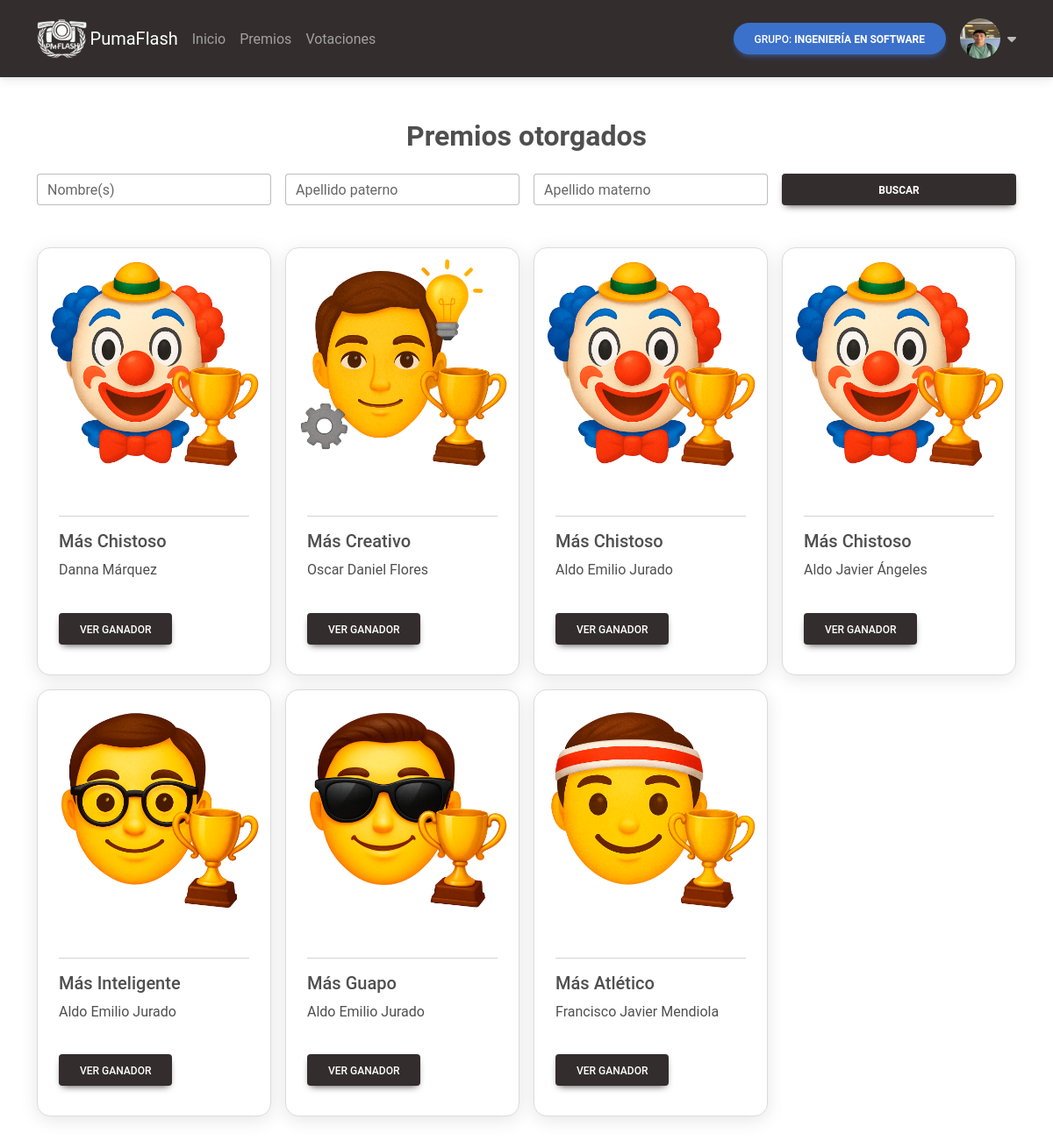
/awards/QEVH8R (signed in), run on the app's committed database.
### APP/models.py (models this page shows, shortened)
class Group(models.Model):
    id_group = models.AutoField(primary_key=True)
    id_admin = models.ForeignKey(User, on_delete=models.CASCADE)
    code = models.CharField(max_length=6, unique=True)
    group_name = models.CharField(max_length=50)
    img_url = models.ImageField(
        upload_to='img/grupos', default='img/grupos/default.png')

class User(AbstractUser):
    username = models.CharField(max_length=50, unique=False)
    email = models.EmailField(max_length=80, unique=True)
    img_url = models.ImageField(
        upload_to='img/usuarios', default='img/usuarios/default.png')
    USERNAME_FIELD = 'email'
    REQUIRED_FIELDS = ['username', 'first_name',
                       'last_name', 'password', 'is_staff']

class Award(models.Model):
    id_award = models.AutoField(primary_key=True)
    id_winner = models.ForeignKey(
        Profile, on_delete=models.CASCADE)
    id_category = models.ForeignKey(Category, on_delete=models.CASCADE)
    id_group = models.ForeignKey(Group, on_delete=models.CASCADE)

class Category(models.Model):
    id_category = models.AutoField(primary_key=True)
    name = models.CharField(max_length=50, unique=False)
    img_url = models.ImageField(
        upload_to='img/categorias', default='img/categorias/default.png')

class Profile(models.Model):
    id_profile = models.AutoField(primary_key=True)
    id_group = models.ForeignKey(Group, on_delete=models.CASCADE)
    id_user = models.ForeignKey(User, on_delete=models.CASCADE)
    description = models.TextField(
        default="Bienvenido(a) a mi perfil, soy miembro de PumaFlash")
    class Meta:
        unique_together = ('id_group', 'id_user')

### APP/views/awards.py (the view, shortened to what this page needs)
# urls.py: path("awards/<str:code>", AwardsView.as_view(), name="awards"),
class AwardsView(LoginRequiredMixin, View):
    def get(self, request, code):
        active_group, active_profile = self.__validate_request(request, code)
        awards = Award.objects.filter(id_group=active_group)
        data = {
            'active_group': active_group,  # Requerido para navbar
            'active_profile': active_profile,  # Requerido por el navbar
            'form': StudentSearchForm(),
            'awards': awards,
        }
        return render(request, 'awards.html', data)
    def __validate_request(self, request, code):
        active_group = get_object_or_404(Group, code=code)
        active_profile = None
        if request.user.is_staff and active_group.id_admin != request.user:
            raise HttpResponse(
                "El usuario no es administrador del grupo", status=403)
        elif not request.user.is_staff:
            active_profile = get_object_or_404(
                Profile, id_group=active_group, id_user=request.user)
        return active_group, active_profile

### APP/forms.py (shortened to what this page needs)
class StudentSearchForm(forms.Form):
    username = forms.CharField(widget=forms.TextInput(
    ), label="Nombres(s):", max_length=100, required=False)
    first_name = forms.CharField(widget=forms.TextInput(
    ), label="Apellido paterno", max_length=100, required=False)
    last_name = forms.CharField(widget=forms.TextInput(
    ), label="Apellido paterno", max_length=100, required=False)

### APP/templates/awards.html (shortened to what this page needs)
{% extends 'home.html' %}
{% load static %}
{% block main_content %}
<h2 class="text-center fw-bold mb-4">Premios otorgados</h2>
<form method="POST" class="row row-cols-1 row-cols-sm-2 row-cols-md-4 g-3 align-items-end"
    enctype="multipart/form-data">
    <div class="col">
        <div class="form-outline" data-mdb-input-init>
            <input type="text" name="username" id="username" class="form-control"
                value="{{ form.data.username|default_if_none:'' }}" />
            <label class="form-label" for="username">Nombre(s)</label>
        </div>
    </div>
    <div class="col">
        <div class="form-outline" data-mdb-input-init>
            <input type="text" name="first_name" id="first_name" class="form-control"
                value="{{ form.data.first_name|default_if_none:'' }}" />
            <label class="form-label" for="first_name">Apellido paterno</label>
        </div>
    </div>
    <div class="col">
        <div class="form-outline" data-mdb-input-init>
            <input type="text" name="last_name" id="last_name" class="form-control"
                value="{{ form.data.last_name|default_if_none:'' }}" />
            <label class="form-label" for="last_name">Apellido materno</label>
        </div>
    </div>
    <div class="col">
        <button type="submit" class="btn btn-dark w-100">
            <strong>Buscar</strong>
        </button>
    </div>
</form>
<div class="py-5">
    <div class="row row-cols-1 row-cols-sm-2 row-cols-md-4 g-3">
        {% for award in awards %}
        <div class="col">
            {% include 'common/award_preview.html' %}
        </div>
      {% endfor %}
    </div>
</div>
{% endblock %}

### APP/templates/common/navbar.html (shortened to what this page needs)
{% load static %}
<nav
  class="navbar navbar-expand-lg bg-body-tertiary bg-dark navbar-dark"
  data-mdb-theme="dark"
>
  <div class="container py-2">
    <a class="navbar-brand me-2" href="/home/{{ active_group.code }}">
      <img
        src="{% static 'img/favicon.ico' %}"
        height="46"
        alt="MDB Logo"
        loading="lazy"
        style="margin-top: -1px"
      />
      PumaFlash
    </a>
    <div class="collapse navbar-collapse" id="navbarButtonsExample">
      <ul class="navbar-nav me-auto mb-2 mb-lg-0">
        <li class="nav-item">
          <a class="nav-link" href="/home/{{ active_group.code }}">Inicio</a>
        </li>
        <li class="nav-item">
          <a class="nav-link" href="/awards/{{ active_group.code }}">Premios</a>
        </li>
        <li class="nav-item">
          <a class="nav-link" href="/votaciones/{{ active_group.code}}">Votaciones</a>
        </li>
      </ul>
      <div class="d-flex align-items-center">
        <a class="btn btn-primary btn-rounded me-3">
          Grupo: <strong> {{ active_group.group_name }} </strong>
        </a>
        <div class="dropdown">
          <a id="navbarDropdownMenuAvatar"
            class="dropdown-toggle d-flex align-items-center hidden-arrow"
            data-mdb-toggle="dropdown"
            href="#"
            role="button"
            aria-expanded="false">
            <img
              src="{{ request.user.img_url.url }}"
              class="rounded-circle"
              height="46"
              width="46"
              alt="Black and White Portrait of a Man"
              loading="lazy"
            />
            <i class="fas fa-caret-down ms-2" style="color:rgb(187, 187, 187);"></i>
          </a>
        </div>
      </div>
    </div>
  </div>
</nav>

### APP/templates/common/award_preview.html
{% load static %}
<div class="card h-100 d-flex flex-column custom-card">
    <a href="{% url 'profile' award.id_winner.pk %}">
        <img src="{{ award.id_category.img_url.url }}" class="card-img-top w-100 h-100"
            alt="Foto de {{ award.id_winner.id_user.username }}">
    </a>
    <div class="card-body d-flex flex-column">
        <hr>
        <h5 class="card-title">{{ award.id_category.name }}</h5>
        <p class="card-text">{{ award.id_winner.id_user.username}} {{ award.id_winner.id_user.first_name }} </p>
        <div class="mt-auto">
            <a href="{% url 'profile' award.id_winner.pk %}" class="btn btn-dark">Ver Ganador</a>
        </div>
    </div>
</div>

### APP/static/css/styles.css (style rules this page uses)
.custom-card { transition: transform 0.3s ease, box-shadow 0.3s ease; }
.card { background-color: #fff; border: 1px solid #dbdbdb; border-radius: 15px; box-shadow: 0 4px 20px rgba(0, 0, 0, 0.1); margin-bottom: 20px; padding-bottom: 10px; }

### data on the page
Group: group_name "INGENIERÍA EN SOFTWARE"
User: user.img_url (picture)
Award: id_category.img_url (picture), id_category.name "Más Chistoso", id_winner.id_user.username "Danna", id_winner.id_user.first_name "Márquez"
Award: id_category.img_url (picture), id_category.name "Más Creativo", id_winner.id_user.username "Oscar Daniel", id_winner.id_user.first_name "Flores"
Award: id_category.img_url (picture), id_category.name "Más Chistoso", id_winner.id_user.username "Aldo Emilio", id_winner.id_user.first_name "Jurado"
Award: id_category.img_url (picture), id_category.name "Más Chistoso", id_winner.id_user.username "Aldo Javier", id_winner.id_user.first_name "Ángeles"
Award: id_category.img_url (picture), id_category.name "Más Inteligente", id_winner.id_user.username "Aldo Emilio", id_winner.id_user.first_name "Jurado"
Award: id_category.img_url (picture), id_category.name "Más Guapo", id_winner.id_user.username "Aldo Emilio", id_winner.id_user.first_name "Jurado"
Award: id_category.img_url (picture), id_category.name "Más Atlético", id_winner.id_user.username "Francisco Javier", id_winner.id_user.first_name "Mendiola"
